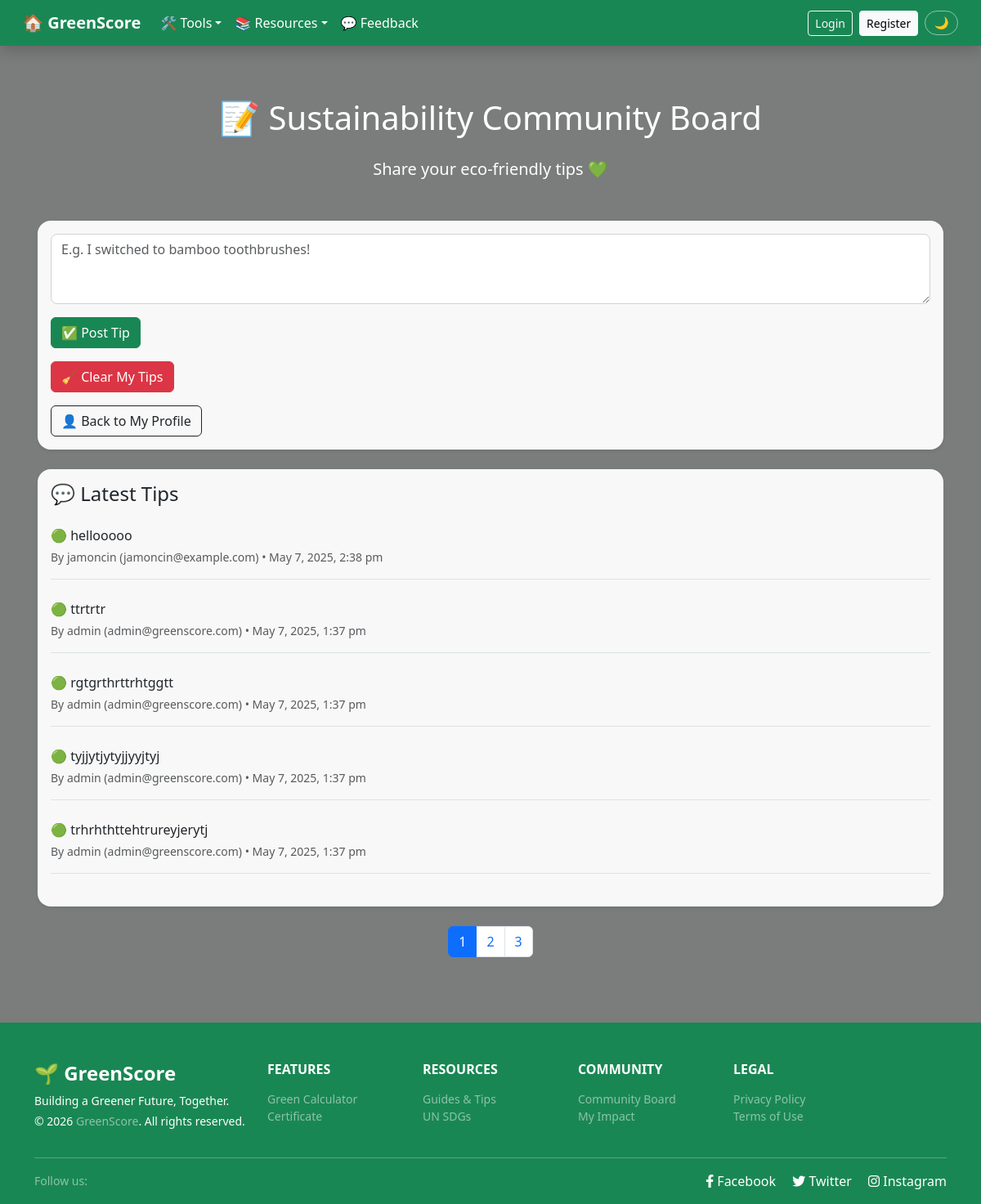
Screenshot of /pages/community/community.php with the database file from the repository.
### tables this page shows
CREATE TABLE `community_tips` (
  `id` int(10) UNSIGNED NOT NULL,
  `user_id` int(10) UNSIGNED NOT NULL,
  `message` text NOT NULL,
  `created_at` datetime DEFAULT current_timestamp()
);

CREATE TABLE `new_users` (
  `id` int(10) UNSIGNED NOT NULL,
  `username` varchar(50) NOT NULL,
  `email` varchar(100) NOT NULL,
  `password` varchar(255) NOT NULL,
  `role` enum('admin','user') DEFAULT 'user',
  `created_at` timestamp NOT NULL DEFAULT current_timestamp(),
  `status` enum('active','inactive','deactivated') NOT NULL DEFAULT 'active',
  `company_name` varchar(100) DEFAULT NULL,
  `contact_person` varchar(100) DEFAULT NULL,
  `phone_number` varchar(20) DEFAULT NULL
);

### pages/community/community.php (the view, shortened to what this page needs)
<?php
require_once ROOT_PATH . '/includes/connect_db.php';
include ROOT_PATH . '/includes/nav.php';
$limit  = 5;
$page   = isset($_GET['page']) ? max((int) $_GET['page'], 1) : 1;
$offset = ($page - 1) * $limit;
$count_result = mysqli_query($link, "SELECT COUNT(*) AS total FROM community_tips");
$total        = (int) mysqli_fetch_assoc($count_result)['total'];
$total_pages  = (int) ceil($total / $limit);
$stmt = mysqli_prepare($link,
    "SELECT ct.*, u.username, u.email
     FROM community_tips ct
     JOIN new_users u ON ct.user_id = u.id
     ORDER BY ct.created_at DESC
     LIMIT ? OFFSET ?"
);
mysqli_stmt_bind_param($stmt, 'ii', $limit, $offset);
mysqli_stmt_execute($stmt);
$results = mysqli_stmt_get_result($stmt);
?>
<!DOCTYPE html>
<html lang="en">
<head>
    <?php include ROOT_PATH . '/includes/head.php'; ?>
</head>
<body class="bg-page overlay-50"
      style="background-image: url('<?= $b ?>/assets/images/forest-hero.jpg');">
<div class="page-wrapper">
    <div class="container content-wrapper">
        <h1 class="text-white text-center mb-4">📝 Sustainability Community Board</h1>
        <p class="lead text-center text-white mb-5">Share your eco-friendly tips 💚</p>
        <div class="card card-bg shadow-sm mb-4">
            <div class="card-body">
                <form action="<?= $b ?>/pages/community/post_tip.php" method="POST">
                    <textarea name="message" rows="3" class="form-control"
                              placeholder="E.g. I switched to bamboo toothbrushes!" required></textarea>
                    <button type="submit" class="btn btn-success mt-3">✅ Post Tip</button>
                </form>
                <div class="mt-3">
                    <form method="POST" action="<?= $b ?>/pages/community/clear_tips.php"
                          onsubmit="return confirm('⚠️ Clear all your tips? This cannot be undone.')">
                        <button type="submit" class="btn btn-danger">🧹 Clear My Tips</button>
                    </form>
                </div>
                <div class="mt-3">
                    <a href="<?= $b ?>/pages/user/user_account.php" class="btn btn-outline-dark">
                        👤 Back to My Profile
                    </a>
                </div>
            </div>
        </div>
        <div class="card card-bg shadow-sm mb-4">
            <div class="card-body">
                <h4 class="mb-4">💬 Latest Tips</h4>
                <?php if (mysqli_num_rows($results) > 0): ?>
                    <?php while ($row = mysqli_fetch_assoc($results)): ?>
                        <div class="mb-4 border-bottom pb-3" id="tip-<?= (int) $row['id'] ?>">
                            <p class="mb-1">🟢 <?= htmlspecialchars($row['message']) ?></p>
                            <small class="text-muted">
                                By <?= htmlspecialchars($row['username']) ?>
                                (<?= htmlspecialchars($row['email']) ?>)
                                • <?= date('F j, Y, g:i a', strtotime($row['created_at'])) ?>
                            </small>
                        </div>
                    <?php endwhile; ?>
                <?php else: ?>
                    <div class="alert alert-info">No tips shared yet. Be the first!</div>
                <?php endif; ?>
            </div>
        </div>
        <?php if ($total_pages > 1): ?>
            <nav class="mt-4">
                <ul class="pagination justify-content-center">
                    <?php for ($p = 1; $p <= $total_pages; $p++): ?>
                        <li class="page-item <?= ($p === $page) ? 'active' : '' ?>">
                            <a class="page-link" href="?page=<?= $p ?>"><?= $p ?></a>
                        </li>
                    <?php endfor; ?>
                </ul>
            </nav>
        <?php endif; ?>
    </div>
    <?php include ROOT_PATH . '/includes/footer.php'; ?>
</div>
</body>
</html>

### includes/nav.php (shortened to what this page needs)
<?php
$b = BASE_URL;
?>
<header class="sticky-top shadow">
    <nav class="navbar navbar-expand-lg navbar-dark bg-success px-3">
        <div class="container-fluid">
            <a class="navbar-brand fw-bold" href="<?= $b ?>/index.php">🏠 GreenScore</a>
            <div class="collapse navbar-collapse" id="navbarNavDropdown">
                <ul class="navbar-nav me-auto mb-2 mb-lg-0">
                    <li class="nav-item dropdown">
                        <a class="nav-link dropdown-toggle" href="#" id="toolsDropdown"
                           role="button" data-bs-toggle="dropdown">🛠️ Tools</a>
                    </li>
                    <li class="nav-item dropdown">
                        <a class="nav-link dropdown-toggle" href="#" id="infoDropdown"
                           role="button" data-bs-toggle="dropdown">📚 Resources</a>
                    </li>
                    <li class="nav-item">
                        <a class="nav-link" href="<?= $b ?>/pages/info/feedback.php">💬 Feedback</a>
                    </li>
                </ul>
                <ul class="navbar-nav mb-2 mb-lg-0 align-items-center gap-2">
                    <?php if (isset($_SESSION['username'])): ?>
                        <li class="nav-item d-flex align-items-center text-light">
                            <span>👋 Hello, <strong><?= htmlspecialchars($_SESSION['username']) ?></strong></span>
                        </li>
                        <li class="nav-item">
                            <a class="btn btn-outline-light btn-sm" href="<?= $b ?>/pages/auth/logout.php">Logout</a>
                        </li>
                    <?php else: ?>
                        <li class="nav-item">
                            <a class="btn btn-outline-light btn-sm" href="<?= $b ?>/pages/auth/login.php">Login</a>
                        </li>
                        <li class="nav-item">
                            <a class="btn btn-light btn-sm" href="<?= $b ?>/pages/auth/register.php">Register</a>
                        </li>
                    <?php endif; ?>
                    <li class="nav-item">
                        <button id="darkModeToggle" class="dark-mode-btn" title="Toggle dark mode">
                        </button>
                    </li>
                </ul>
            </div>
        </div>
    </nav>
</header>

### includes/head.php (shortened to what this page needs)
<link href="https://cdn.jsdelivr.net/npm/bootstrap@5.3.3/dist/css/bootstrap.min.css" rel="stylesheet">
<link href="https://cdnjs.cloudflare.com/ajax/libs/font-awesome/6.4.0/css/all.min.css" rel="stylesheet">
<link href="<?= BASE_URL ?>/style.css" rel="stylesheet">

### includes/footer.php (shortened to what this page needs)
<footer class="bg-success text-white pt-5 pb-3 mt-auto">
    <div class="container">
        <div class="row gy-4">
            <div class="col-12 col-md-3">
                <h4 class="fw-bold mb-2">🌱 GreenScore</h4>
                <p class="small mb-1">Building a Greener Future, Together.</p>
                <small class="d-block">
                    &copy; <?= date('Y') ?>
                    <a href="<?= BASE_URL ?>/pages/info/greenscore_copyright.php"
                       class="text-white-50 text-decoration-none">GreenScore</a>.
                    All rights reserved.
                </small>
            </div>
            <div class="col-6 col-md-2">
                <h6 class="text-uppercase fw-bold mb-3">Features</h6>
                <ul class="list-unstyled small">
                    <li><a class="text-white-50 text-decoration-none" href="<?= BASE_URL ?>/pages/calculator/green_calculator.php">Green Calculator</a></li>
                    <li><a class="text-white-50 text-decoration-none" href="<?= BASE_URL ?>/pages/calculator/certificate_preview.php">Certificate</a></li>
                </ul>
            </div>
            <div class="col-6 col-md-2">
                <h6 class="text-uppercase fw-bold mb-3">Resources</h6>
                <ul class="list-unstyled small">
                    <li><a class="text-white-50 text-decoration-none" href="<?= BASE_URL ?>/pages/info/green_resources.php">Guides &amp; Tips</a></li>
                    <li><a class="text-white-50 text-decoration-none" href="https://sdgs.un.org/goals" target="_blank">UN SDGs</a></li>
                </ul>
            </div>
            <div class="col-6 col-md-2">
                <h6 class="text-uppercase fw-bold mb-3">Community</h6>
                <ul class="list-unstyled small">
                    <li><a class="text-white-50 text-decoration-none" href="<?= BASE_URL ?>/pages/community/community.php">Community Board</a></li>
                    <li><a class="text-white-50 text-decoration-none" href="<?= BASE_URL ?>/pages/user/my_impact.php">My Impact</a></li>
                </ul>
            </div>
            <div class="col-6 col-md-3">
                <h6 class="text-uppercase fw-bold mb-3">Legal</h6>
                <ul class="list-unstyled small">
                    <li><a class="text-white-50 text-decoration-none" href="<?= BASE_URL ?>/pages/info/privacy.php">Privacy Policy</a></li>
                    <li><a class="text-white-50 text-decoration-none" href="<?= BASE_URL ?>/pages/info/terms.php">Terms of Use</a></li>
                </ul>
            </div>
        </div>
        <hr class="border-white-50 mt-4">
        <div class="d-flex flex-column flex-md-row justify-content-between align-items-center gap-2">
            <small class="text-white-50">Follow us:</small>
            <div>
                <a href="https://www.facebook.com" target="_blank"
                   class="text-white text-decoration-none me-3">
                    <i class="fab fa-facebook-f"></i> Facebook
                </a>
                <a href="https://www.twitter.com" target="_blank"
                   class="text-white text-decoration-none me-3">
                    <i class="fab fa-twitter"></i> Twitter
                </a>
                <a href="https://www.instagram.com" target="_blank"
                   class="text-white text-decoration-none">
                    <i class="fab fa-instagram"></i> Instagram
                </a>
            </div>
        </div>
    </div>
</footer>

### style.css (style rules this page uses)
:root { --green-primary: #198754; --green-light: #d4edda; --green-dark: #14532d; --gray-light: #f8f9fa; --text-dark: #212529; --white: #ffffff; --card-bg: rgba(255, 255, 255, 0.95); --card-radius: 1rem; --transition: 0.2s ease; }
*, *::before, *::after { box-sizing: border-box; }
html, body { height: 100%; margin: 0; padding: 0; }
body { font-family: 'Segoe UI', Tahoma, Geneva, Verdana, sans-serif; background-color: var(--gray-light); color: var(--text-dark); display: flex; flex-direction: column; }
body.bg-page { background-size: cover; background-position: center; background-repeat: no-repeat; background-attachment: fixed; position: relative; }
body.overlay-50::before, body.overlay-60::before { content: ''; position: fixed; inset: 0; z-index: 0; pointer-events: none; }
body.overlay-50::before { background: rgba(0, 0, 0, 0.5); }
.page-wrapper { position: relative; z-index: 1; display: flex; flex-direction: column; min-height: 100vh; }
.content-wrapper { flex: 1; padding: 4rem 1rem; position: relative; z-index: 1; }
header { position: relative; z-index: 10; }
.navbar { background-color: var(--green-primary); }
.navbar .nav-link, .navbar .navbar-brand { color: var(--white) !important; transition: opacity var(--transition); }
.card-bg { background: var(--card-bg); border-radius: var(--card-radius); box-shadow: 0 4px 16px rgba(0, 0, 0, 0.12); }
.card { border-radius: var(--card-radius); border: none; box-shadow: 0 4px 12px rgba(0, 0, 0, 0.1); }
.btn-success { background-color: var(--green-primary); border-color: var(--green-primary); transition: background var(--transition), border-color var(--transition), transform var(--transition); }
.form-control, .form-select { border-radius: 0.5rem; border: 1px solid #ced4da; transition: border-color var(--transition), box-shadow var(--transition); }
footer { background-color: var(--green-primary); color: var(--white); padding: 3rem 0 2rem; position: relative; z-index: 1; margin-top: auto; }
footer a { color: rgba(255, 255, 255, 0.65); text-decoration: none; transition: color var(--transition); }
.dark-mode-btn { background: none; border: 1px solid rgba(255, 255, 255, 0.5); color: var(--white); border-radius: 2rem; padding: 0.25rem 0.65rem; font-size: 0.9rem; cursor: pointer; transition: background var(--transition), border-color var(--transition); line-height: 1.4; }

### pages/community/community.php (style rules this page uses)
footer { background-color: #fff; color: #444; }

### rows the page displays
community_tips: message "hellooooo", user.username "jamoncin", user.email "jamoncin@example.com", created_at "May 7, 2025, 2:38 pm"
community_tips: message "ttrtrtr", user.username "admin", user.email "admin@greenscore.com", created_at "May 7, 2025, 1:37 pm"
community_tips: message "rgtgrthrttrhtggtt", user.username "admin", user.email "admin@greenscore.com", created_at "May 7, 2025, 1:37 pm"
community_tips: message "tyjjytjytyjjyyjtyj", user.username "admin", user.email "admin@greenscore.com", created_at "May 7, 2025, 1:37 pm"
community_tips: message "trhrhthttehtrureyjerytj", user.username "admin", user.email "admin@greenscore.com", created_at "May 7, 2025, 1:37 pm"
